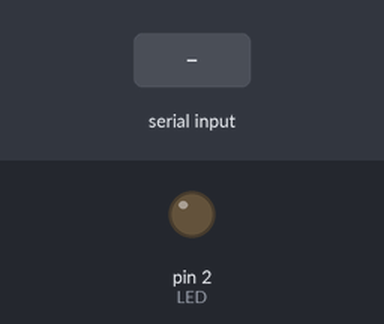
A sketch run on a simulated Arduino Uno, built with avr-gcc and run on an emulated ATmega328P. On the bench: output pins drawn as LEDs (lit = HIGH). The test bench sets the inputs (shaded band).

Above: at 1.2 s.
1.3 s: "1" received over Serial
At 1.5 s:
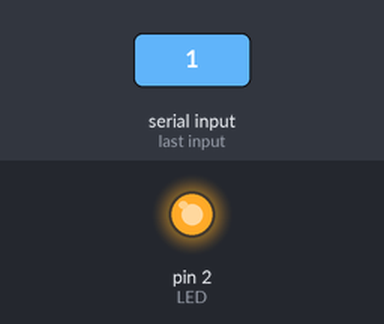
Timing chart, 0 to 4.3 s (numbered marks = the images above; inputs shaded):
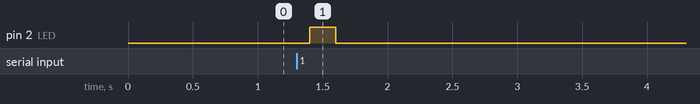

Measured:
- after the input at 1.3 s, pin 2 (LED): LOW → HIGH after 0.10 s, → LOW 0.20 s later

The sketch:

TstRx.ino
```cpp
//D2: Input, pushButton
//D3: Output, Led
#define OFF LOW
#define ON  HIGH
int sStt = OFF;
int LED = 2;

void readSereal();

void setup() {
  // put your setup code here, to run once:
  //pinMode(Btn, INPUT);
  pinMode(LED, OUTPUT);
  Serial.begin(9600);
}

void loop() {
  // put your main code here, to run repeatedly:
  //readSereal();
  //char BtnVal = digita;
  if(sStt != 0)
    sStt = (sStt == ON)? OFF : ON;
  readSereal();
  //switchLed();
  delay(200);
}

void readSereal(){
  //BtnVal = digitalRead(Btn);
  if(Serial.available() >0){
    char sCmd = Serial.read();
    if(sCmd == '1')
      sStt = ON;
    else if(sCmd == '0')
      sStt = OFF;
  }
  digitalWrite(LED,sStt);
}
```
